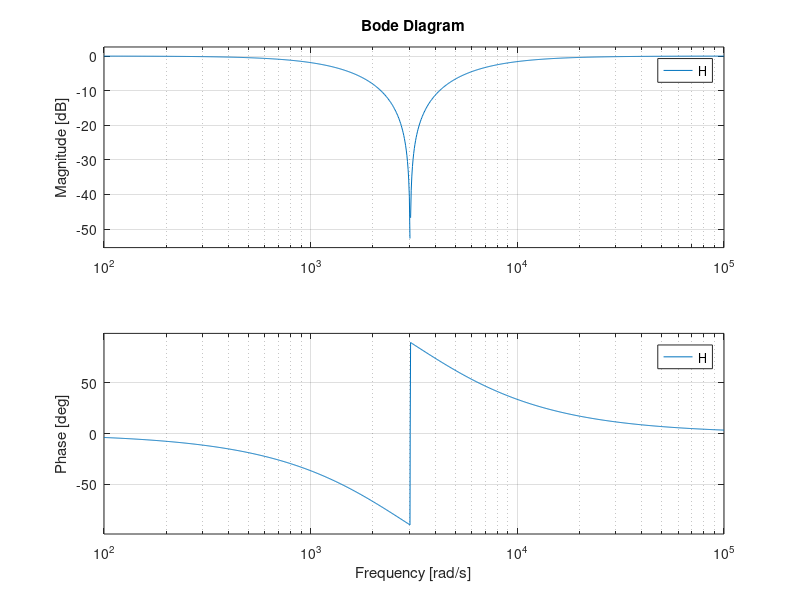

Reproduce this figure in MATLAB.
wn = 1e3;
z1 = 1e-3;
z2 = 0.5;

R = 3.3e3;
C = 100e-9;

% H = tf([1,0,(1/R/C)^2],[1,2/R/C,(1/R/C)^2])
H = tf([1,0,3030.30^2],[1,6060.60,3030.30^2])

% H = tf([1,2*z1*wn,wn^2],[1,2*z2*wn,wn^2])
bode(H)

Te = 31.25e-6;

Hd = c2d(H,Te,'tustin')